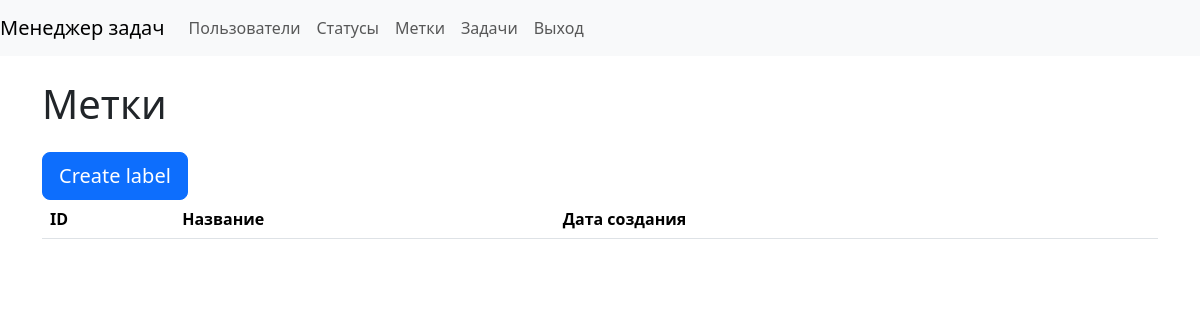
Before: /labels/ (signed in) with the older database file.
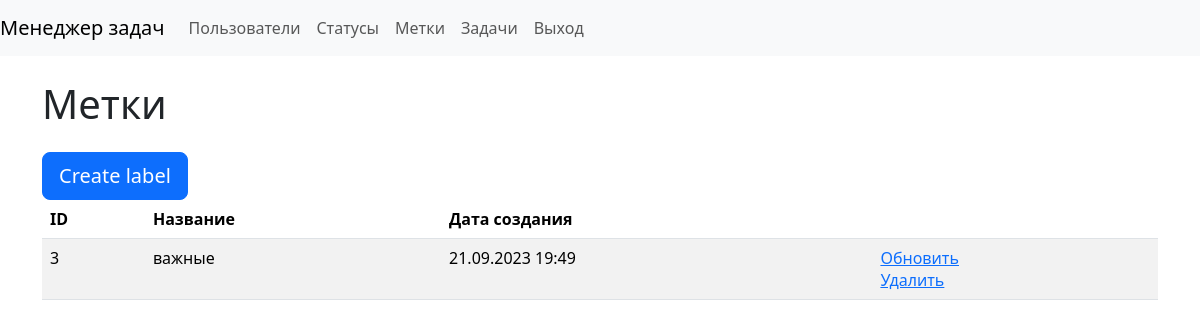
After: the same page with the newer database file.
### task_manager/labels/models.py (models this page shows)
class Label(models.Model):
    name = models.CharField(max_length=150, blank=False, verbose_name=_('Name'))
    date_created = models.DateTimeField(auto_now_add=True, verbose_name=_('Creation date'))

### task_manager/labels/views.py (the view)
# urls.py: path('', LabelsListView.as_view(), name='labels'),
class LabelsListView(UserLoginRequiredMixin, ListView):
    template_name = 'labels/labels.html'
    model = Label
    context_object_name = 'labels'
    extra_context = {
        'title': _('Labels')
    }

### task_manager/mixins.py (called while the page is built)
    def dispatch(self, request, *args, **kwargs):
        if not request.user.is_authenticated:
            messages.error(request, self.auth_message)
            return redirect(reverse_lazy('login'))
        return super().dispatch(request, *args, **kwargs)

### task_manager/templates/labels/labels.html (shortened to what this page needs)
{% extends "base.html" %}
{% load django_bootstrap5 %}
{% load i18n %}
{% block content %}
    <h1 class="my-4">{{ title }}</h1>
    <a class="btn btn-primary btn-lg" href="{% url 'create_label' %}">{% trans 'Create label' %}</a>
    <table class="table table-striped">
        <thead class="thead-dark">
            <tr>
                <th>ID</th>
                <th>{% trans 'Name' %}</th>
                <th>{% trans 'Creation date' %}</th>
                <th></th>
            </tr>
        </thead>
        <tbody>
            {% if labels %}
                {% for label in labels %}
                    <tr>
                        <td>{{ label.id }}</td>
                        <td>{{ label.name }}</td>
                        <td>{{ label.date_created|date:"d.m.Y H:i" }}</td>
                        <td>
                          <a href="{% url 'update_label' label.id %}">{% trans 'Update' %}</a>
                          <br>
                          <a href="{% url 'delete_label' label.id %}">{% trans 'Delete' %}</a>
                        </td>
                    </tr>
                {% endfor %}
            {% endif %}
        </tbody>
    </table>
{% endblock content %}

Changed rows visible on the page:
added Label: id "3", name "важные", date_created "21.09.2023 19:49"
